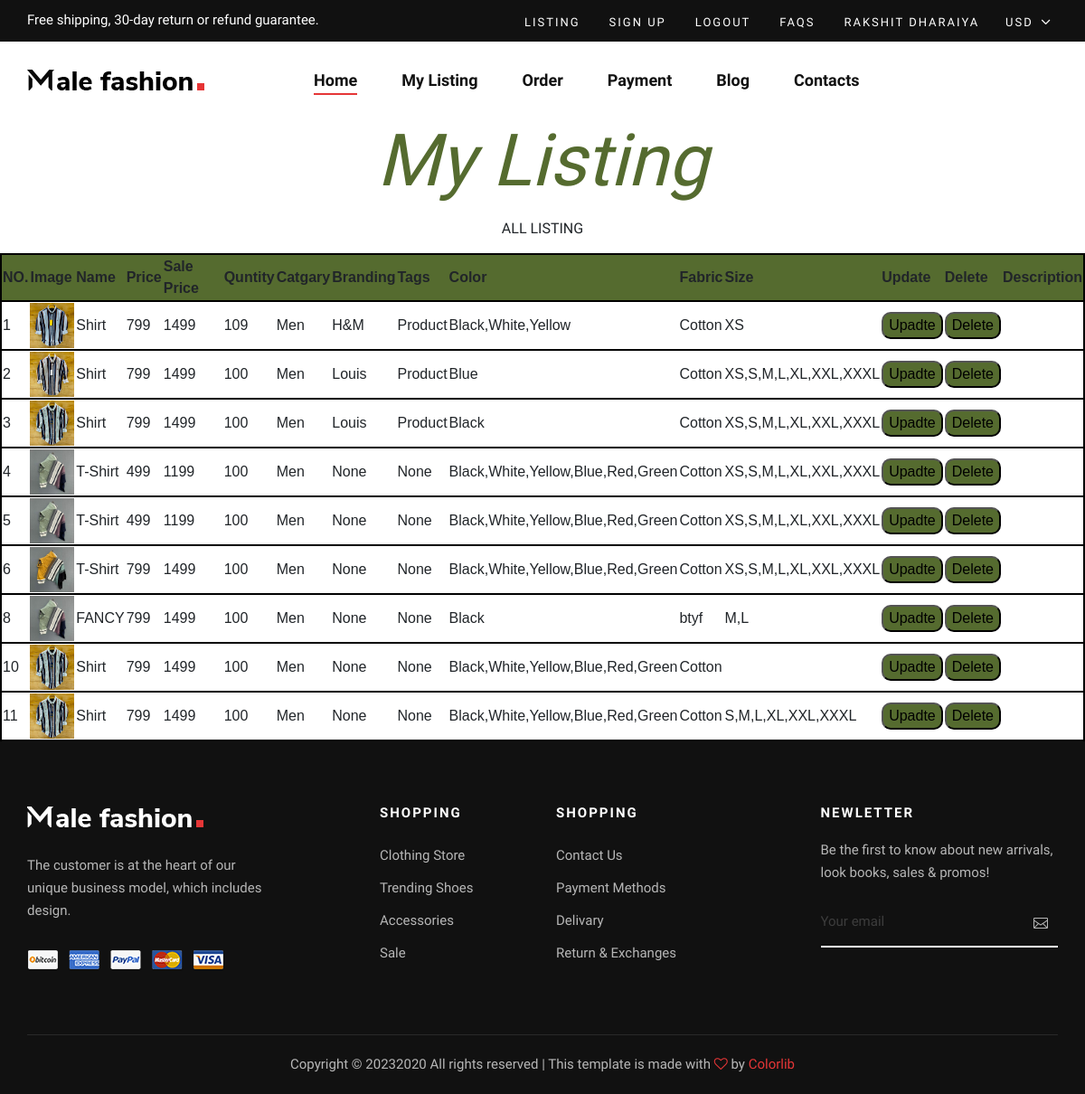
Page /seller/all_listing/ (signed in) on the committed database.
### seller_app/models.py (models this page shows, shortened)
class Seller_Register(models.Model):
    seller_name=models.CharField(max_length=50)
    seller_email=models.EmailField(unique=True)
    seller_password=models.CharField(max_length=100)
    seller_conformpassword=models.CharField(max_length=100)
    seller_propic=models.FileField(upload_to="seller/", default="seller/defult.jpg")

class Listing_Catlog(models.Model):
    Catlog_Image=models.FileField(upload_to="Listing/", default="Listing/defult.jpg")
    Catlog_Name=models.CharField(max_length=50)
    Catlog_Price=models.IntegerField(default=0)
    Catlog_Sale_Price=models.CharField(max_length=50)
    Catlog_Quntity=models.CharField(max_length=50)
    Catlog_Catgary=models.CharField(max_length=50,null=True)
    Catlog_Branding=models.CharField(max_length=50,null=True)
    Catlog_Tags=models.CharField(max_length=50,null=True)
    Size=[("XS","XS"),("S","S"),("M","M"),("L","L"),("XL","XL"),("XXL","XXL"),("XXXL","XXXL")]
    Catlog_Size=models.CharField(max_length=100,choices=Size,blank=True,)
    Color=[("Black","Black"),("White","White"),("Yellow","Yellow"),("Blue","Blue"),("Red","Red"),("Green","Green")]
    Catlog_Color=models.CharField(max_length=100,choices=Color,blank=True)
    Catlog_Fabric=models.CharField(max_length=50)
    Catlog_Discription=models.CharField(max_length=500,null=True)
    seller=models.ForeignKey(Seller_Register, on_delete=models.CASCADE,null=True)

### seller_app/views.py (the view)
# urls.py: path('all_listing/', views.all_listing, name='all_listing'),
def all_listing(request):
    seller_data=Seller_Register.objects.get(seller_email=request.session["email"])
    all_data=Listing_Catlog.objects.filter(seller=seller_data)
    return render(request,"seller_my_listing.html",{"all_data":all_data,"seller_data":seller_data,"msg":"Update is Successfully.."})

### seller_app/templates/seller_my_listing.html (shortened to what this page needs)
{% extends 'seller_hedar_fotter.html' %} {% load static %} {% block content %}
<h1 style="color: darkolivegreen; font-size: 80px; font-style: italic;"><center>My Listing</center></h1>
<p><center>ALL LISTING</center></p>
<div>
  {% if one_data %}
    {{msg}}
    <table style="font-family: aria, sans-serif; border-collapse: collapse; width: 100%; background-color:darkolivegreen; border:2px solid black; " >
      <tr>
        <th>NO.</th>
        <th>Image</th>
        <th>Name</th>
        <th>Price</th>
        <th>Sale Price</th><tab>
        <th>Quntity</th><tab>
        <th>Catgary</th><tab>
        <th>Branding</th><tab>
        <th>Tags</th><tab>
        <th>Color</th><tab>
        <th>Fabric</th>
        <th>Size</th>
        <th>Update  </th>
        <th>Delete  </th>
        <th style="width: 30px; overflow: hidden;">Description</th>
      </tr>
      {% for i in all_data %}
      <tr style="background-color: white; border:2px solid black;">
        <td>{{i.id}}</td>
        <td><img src="{{i.Catlog_Image.url}}" alt="" height="50px" width="50px"></td>
        <td>{{i.Catlog_Name}}</td>
        <td>{{i.Catlog_Price}}</td>
        <td>{{i.Catlog_Sale_Price}}</td>
        <td>{{i.Catlog_Quntity}}</td>
        <td>{{i.Catlog_Catgary}}</td>
        <td>{{i.Catlog_Branding}}</td>
        <td>{{i.Catlog_Tags}}</td>
        <td>{{i.Catlog_Color}}</td>
        <td>{{i.Catlog_Fabric}}</td>
        <td>{{i.Catlog_Size}}</td>
        <td> <a href="{% url 'seller_listing_update' i.id %}"><button style="color:black; background-color:darkolivegreen; border-radius:10px;">Upadte</button></a> </td>
        <td> <a href="{% url 'delete' i.id %}"><button style="color:black; background-color:darkolivegreen; border-radius:10px;">Delete</button></a> </td>
        <td style="width: 30px; overflow: hidden;">{{i.Catlog_Discription}}</td>
      </tr>
      {% endfor %}
    </table>
  {% else %}
    <table style="font-family: aria, sans-serif; border-collapse: collapse; width: 100%; background-color:darkolivegreen; border:2px solid black;">
      <tr>
        <th>NO.</th>
        <th>Image</th>
        <th>Name</th>
        <th>Price</th>
        <th>Sale Price</th><tab>
        <th>Quntity</th><tab>
        <th>Catgary</th><tab>
        <th>Branding</th><tab>
        <th>Tags</th><tab>
        <th >Color</th><tab>
        <th>Fabric</th>
        <th>Size</th>
        <th>Update  </th>
        <th>Delete  </th>
        <th style="width: 30px; overflow: hidden;">Description</th>
      </tr>
      {% for i in all_data %}
      <tr style="background-color: white; border:2px solid black;">
        <td>{{i.id}}</td>
        <td><img src="{{i.Catlog_Image.url}}" alt="" height="50px" width="50px"></td>
        <td>{{i.Catlog_Name}}</td>
        <td>{{i.Catlog_Price}}</td>
        <td>{{i.Catlog_Sale_Price}}</td>
        <td>{{i.Catlog_Quntity}}</td>
        <td>{{i.Catlog_Catgary}}</td>
        <td>{{i.Catlog_Branding}}</td>
        <td>{{i.Catlog_Tags}}</td>
        <td>{{i.Catlog_Color}}</td>
        <td>{{i.Catlog_Fabric}}</td>
        <td>{{i.Catlog_Size}}</td>
        <td> <a href="{% url 'seller_listing_update' i.id %}"><button style="color:black; background-color:darkolivegreen; border-radius:10px;">Upadte</button></a> </td>
        <td> <a href="{% url 'delete' i.id %}"><button style="color:black; background-color:darkolivegreen; border-radius:10px;">Delete</button></a> </td>
        <td style="width: 30px; overflow: hidden;">{{i.Catlog_Discription}}</td>
      </tr>
      {% endfor %}
    </table>
    {% endif %}
</div>
{% endblock %}

### seller_app/templates/seller_hedar_fotter.html (shortened to what this page needs)
{% load static %}
<!DOCTYPE html>
<html lang="zxx">
<head>
    <link rel="stylesheet" href="{% static 'css/bootstrap.min.css' %}" type="text/css">
    <link rel="stylesheet" href="{% static 'css/font-awesome.min.css' %}" type="text/css">
    <link rel="stylesheet" href="{% static 'css/elegant-icons.css' %}" type="text/css">
    <link rel="stylesheet" href="{% static 'css/magnific-popup.css' %}" type="text/css">
    <link rel="stylesheet" href="{% static 'css/nice-select.css' %}" type="text/css">
    <link rel="stylesheet" href="{% static 'css/owl.carousel.min.css' %}" type="text/css">
    <link rel="stylesheet" href="{% static 'css/slicknav.min.css' %}" type="text/css">
    <link rel="stylesheet" href="{% static 'css/style.css' %}" type="text/css">
</head>
<body>
    <header class="header">
        <div class="header__top">
            <div class="container">
                <div class="row">
                    <div class="col-lg-5 col-md-5">
                        <div class="header__top__left">
                            <p>Free shipping, 30-day return or refund guarantee.</p>
                        </div>
                    </div>
                    <div class="col-lg-7 col-md-6">
                        <div class="header__top__right">
                            <div class="header__top__links">
                                {% if seller_data %}
                                <a href="{% url 'seller_listing' %}">LISTING</a>
                                <a href="{% url 'seller_register' %}">Sign Up</a>
                                <a href="{% url 'seller_logout' %}">Logout</a>
                                <a href="#">FAQs</a>
                                <a href="{% url 'seller_profile' %}">{{seller_data.seller_name}}</a>
                                {% else %}
                                <a href="{% url 'seller_register' %}">Sign Up</a>
                                <a href="{% url 'seller_login' %}">Login</a>
                                <a href="#">FAQs</a>
                                {% endif %}
                            </div>
                            <div class="header__top__hover" >
                                <span>Usd <i class="arrow_carrot-down"></i></span>
                            </div>
                        </div>
                    </div>
                </div>
            </div>
        </div>
        <div class="container">
            <div class="row">
                <div class="col-lg-3 col-md-3">
                    <div class="header__logo">
                        <a href="./index.html"><img src="{% static 'img/logo.png' %}" alt=""></a>
                    </div>
                </div>
                <div class="col-lg-7 col-md-6">
                    <nav class="header__menu mobile-menu">
                        <ul>
                            {% if  seller_data %}
                            <li class="active"><a href="{% url 'seller_index' %}">Home</a></li>
                            <li><a href="{% url 'all_listing' %}">My Listing</a></li>
                            <li><a href="{% url 'order' %}">Order</a></li>
                            <li><a href="{% url 'seller_payment' %}">Payment</a></li>
                            <li><a href="./blog.html">Blog</a></li>
                            <li><a href="./contact.html">Contacts</a></li>
                            {% endif %}
                        </ul>
                    </nav>
                </div>
            </div>
        </div>
    </header>
{% block content %}
{% endblock %}
    <footer class="footer">
        <div class="container">
            <div class="row">
                <div class="col-lg-3 col-md-6 col-sm-6">
                    <div class="footer__about">
                        <div class="footer__logo">
                            <a href="#"><img src="{% static 'img/footer-logo.png' %}" alt=""></a>
                        </div>
                        <p>The customer is at the heart of our unique business model, which includes design.</p>
                        <a href="#"><img src="{% static 'img/payment.png' %}" alt=""></a>
                    </div>
                </div>
                <div class="col-lg-2 offset-lg-1 col-md-3 col-sm-6">
                    <div class="footer__widget">
                        <h6>Shopping</h6>
                        <ul>
                            <li><a href="#">Clothing Store</a></li>
                            <li><a href="#">Trending Shoes</a></li>
                            <li><a href="#">Accessories</a></li>
                            <li><a href="#">Sale</a></li>
                        </ul>
                    </div>
                </div>
                <div class="col-lg-2 col-md-3 col-sm-6">
                    <div class="footer__widget">
                        <h6>Shopping</h6>
                        <ul>
                            <li><a href="#">Contact Us</a></li>
                            <li><a href="#">Payment Methods</a></li>
                            <li><a href="#">Delivary</a></li>
                            <li><a href="#">Return & Exchanges</a></li>
                        </ul>
                    </div>
                </div>
                <div class="col-lg-3 offset-lg-1 col-md-6 col-sm-6">
                    <div class="footer__widget">
                        <h6>NewLetter</h6>
                        <div class="footer__newslatter">
                            <p>Be the first to know about new arrivals, look books, sales & promos!</p>
                            <form action="#">
                                <input type="text" placeholder="Your email">
                                <button type="submit"><span class="icon_mail_alt"></span></button>
                            </form>
                        </div>
                    </div>
                </div>
            </div>
            <div class="row">
                <div class="col-lg-12 text-center">
                    <div class="footer__copyright__text">
                        <p>Copyright ©
                            2020
                            All rights reserved | This template is made with <i class="fa fa-heart-o"
                            aria-hidden="true"></i> by <a href="https://colorlib.com" target="_blank">Colorlib</a>
                        </p>
                    </div>
                </div>
            </div>
        </div>
    </footer>
</body>
</html>

### fashion_app/static/css/style.css (style rules this page uses)
html, body { height: 100%; font-family: "Nunito Sans", sans-serif; -webkit-font-smoothing: antialiased; }
h1, h2, h3, h4, h5, h6 { margin: 0; color: #111111; font-weight: 400; font-family: "Nunito Sans", sans-serif; }
h1 { font-size: 70px; }
h6 { font-size: 16px; }
p { font-size: 15px; font-family: "Nunito Sans", sans-serif; color: #3d3d3d; font-weight: 400; line-height: 25px; margin: 0 0 15px 0; }
img { max-width: 100%; }
ul, ol { padding: 0; margin: 0; }
.header { background: #ffffff; }
.header__top { background: #111111; padding: 10px 0; }
.header__top__left p { color: #ffffff; margin-bottom: 0; }
.header__top__right { text-align: right; }
.header__top__links { display: inline-block; margin-right: 25px; }
.header__top__links a { color: #ffffff; font-size: 13px; text-transform: uppercase; letter-spacing: 2px; margin-right: 28px; display: inline-block; }
.header__top__links a:last-child { margin-right: 0; }
.header__top__hover { display: inline-block; position: relative; }
.header__top__hover span { color: #ffffff; font-size: 13px; text-transform: uppercase; letter-spacing: 2px; display: inline-block; cursor: pointer; }
.header__top__hover span i { font-size: 20px; position: relative; top: 3px; right: 2px; }
.header__logo { padding: 30px 0; }
.header__logo a { display: inline-block; }
.header__menu { text-align: center; padding: 26px 0 25px; }
.header__menu ul li { list-style: none; display: inline-block; margin-right: 45px; position: relative; }
.header__menu ul li.active a:after { -webkit-transform: scale(1); -ms-transform: scale(1); transform: scale(1); }
.header__menu ul li:last-child { margin-right: 0; }
.header__menu ul li a { font-size: 18px; color: #111111; display: block; font-weight: 600; position: relative; padding: 3px 0; }
.header__menu ul li a:after { position: absolute; left: 0; bottom: 0; width: 100%; height: 2px; background: #e53637; content: ""; -webkit-transition: all, 0.5s; -o-transition: all, 0.5s; transition: all, 0.5s; -webkit-transform: scale(0); -ms-transform: scale(0); transform: scale(0); }
.footer { background: #111111; padding-top: 70px; }
.footer__about { margin-bottom: 30px; }
.footer__about .footer__logo { margin-bottom: 30px; }
.footer__about .footer__logo a { display: inline-block; }
.footer__about p { color: #b7b7b7; margin-bottom: 30px; }
.footer__widget { margin-bottom: 30px; }
.footer__widget h6 { color: #ffffff; font-size: 15px; font-weight: 700; text-transform: uppercase; letter-spacing: 2px; margin-bottom: 20px; }
.footer__widget ul li { line-height: 36px; list-style: none; }
.footer__widget ul li a { color: #b7b7b7; font-size: 15px; }
.footer__widget .footer__newslatter p { color: #b7b7b7; }
.footer__widget .footer__newslatter form { position: relative; }
.footer__widget .footer__newslatter form input { width: 100%; font-size: 15px; color: #3d3d3d; background: transparent; border: none; padding: 15px 0; border-bottom: 2px solid #ffffff; }
.footer__widget .footer__newslatter form input::placeholder { color: #3d3d3d; }
.footer__widget .footer__newslatter form button { color: #b7b7b7; font-size: 16px; position: absolute; right: 5px; top: 0; height: 100%; background: transparent; border: none; }
.footer__copyright__text { border-top: 1px solid rgba(255, 255, 255, 0.1); padding: 20px 0; margin-top: 40px; }
.footer__copyright__text p { color: #b7b7b7; margin-bottom: 0; }
.footer__copyright__text p i { color: #e53637; }
.footer__copyright__text p a { color: #e53637; }
@media only screen and (min-width: 1200px) { .container { max-width: 1170px; } }

### rows in the picture
Seller_Register: seller_name "RAKSHIT DHARAIYA"
Listing_Catlog: id "1", Catlog_Image (picture), Catlog_Name "Shirt", Catlog_Price "799", Catlog_Sale_Price "1499", Catlog_Quntity "109", Catlog_Catgary "Men", Catlog_Branding "H&M", Catlog_Tags "Product", Catlog_Color "Black,White,Yellow", Catlog_Fabric "Cotton", Catlog_Size "XS"
Listing_Catlog: id "2", Catlog_Image (picture), Catlog_Name "Shirt", Catlog_Price "799", Catlog_Sale_Price "1499", Catlog_Quntity "100", Catlog_Catgary "Men", Catlog_Branding "Louis", Catlog_Tags "Product", Catlog_Color "Blue", Catlog_Fabric "Cotton", Catlog_Size "XS,S,M,L,XL,XXL,XXXL"
Listing_Catlog: id "3", Catlog_Image (picture), Catlog_Name "Shirt", Catlog_Price "799", Catlog_Sale_Price "1499", Catlog_Quntity "100", Catlog_Catgary "Men", Catlog_Branding "Louis", Catlog_Tags "Product", Catlog_Color "Black", Catlog_Fabric "Cotton", Catlog_Size "XS,S,M,L,XL,XXL,XXXL"
Listing_Catlog: id "4", Catlog_Image (picture), Catlog_Name "T-Shirt", Catlog_Price "499", Catlog_Sale_Price "1199", Catlog_Quntity "100", Catlog_Catgary "Men", Catlog_Branding "None", Catlog_Tags "None", Catlog_Color "Black,White,Yellow,Blue,Red,Green", Catlog_Fabric "Cotton", Catlog_Size "XS,S,M,L,XL,XXL,XXXL"
Listing_Catlog: id "5", Catlog_Image (picture), Catlog_Name "T-Shirt", Catlog_Price "499", Catlog_Sale_Price "1199", Catlog_Quntity "100", Catlog_Catgary "Men", Catlog_Branding "None", Catlog_Tags "None", Catlog_Color "Black,White,Yellow,Blue,Red,Green", Catlog_Fabric "Cotton", Catlog_Size "XS,S,M,L,XL,XXL,XXXL"
Listing_Catlog: id "6", Catlog_Image (picture), Catlog_Name "T-Shirt", Catlog_Price "799", Catlog_Sale_Price "1499", Catlog_Quntity "100", Catlog_Catgary "Men", Catlog_Branding "None", Catlog_Tags "None", Catlog_Color "Black,White,Yellow,Blue,Red,Green", Catlog_Fabric "Cotton", Catlog_Size "XS,S,M,L,XL,XXL,XXXL"
Listing_Catlog: id "8", Catlog_Image (picture), Catlog_Name "FANCY", Catlog_Price "799", Catlog_Sale_Price "1499", Catlog_Quntity "100", Catlog_Catgary "Men", Catlog_Branding "None", Catlog_Tags "None", Catlog_Color "Black", Catlog_Fabric "btyf", Catlog_Size "M,L"
Listing_Catlog: id "10", Catlog_Image (picture), Catlog_Name "Shirt", Catlog_Price "799", Catlog_Sale_Price "1499", Catlog_Quntity "100", Catlog_Catgary "Men", Catlog_Branding "None", Catlog_Tags "None", Catlog_Color "Black,White,Yellow,Blue,Red,Green", Catlog_Fabric "Cotton"
Listing_Catlog: id "11", Catlog_Image (picture), Catlog_Name "Shirt", Catlog_Price "799", Catlog_Sale_Price "1499", Catlog_Quntity "100", Catlog_Catgary "Men", Catlog_Branding "None", Catlog_Tags "None", Catlog_Color "Black,White,Yellow,Blue,Red,Green", Catlog_Fabric "Cotton", Catlog_Size "S,M,L,XL,XXL,XXXL"
